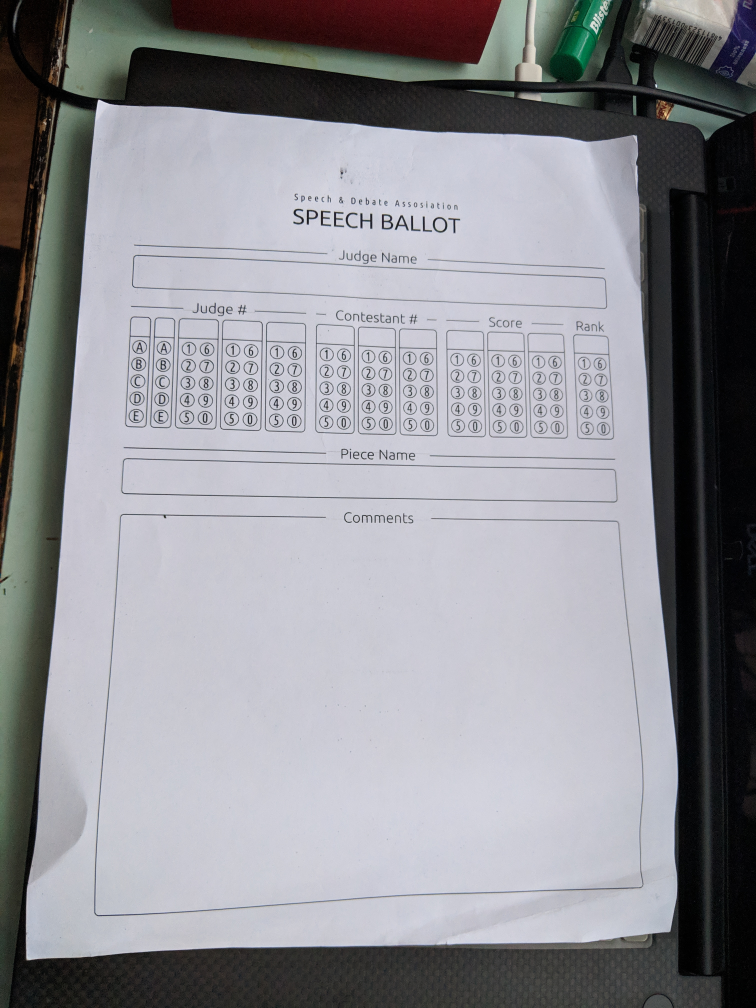
#> input picture images/2.jpg, 3024 x 4032 px (shown at 1/4 size)
$ python ocr.py --image images/2.jpg
#> lines starting #> are read from the running program, lines starting #| are printed output that depends on the picture; after the words box and inside, x2 and y2 are one past the last pixel; in counts of white or black regions, pixels touching at a corner belong together
import cv2
import pytesseract
from PIL import Image
import os
import argparse

arg = argparse.ArgumentParser()
arg.add_argument('-i' , '--image' , required=True)
arg.add_argument('-p' , '--preprocess' , type = str , default='thresh')
args = vars(arg.parse_args())

img = cv2.imread(args['image'])
#> img is the input picture: shape (4032, 3024, 3); mean B, G, R 148.6, 143.2, 143
gray = cv2.cvtColor(img , cv2.COLOR_BGR2GRAY)
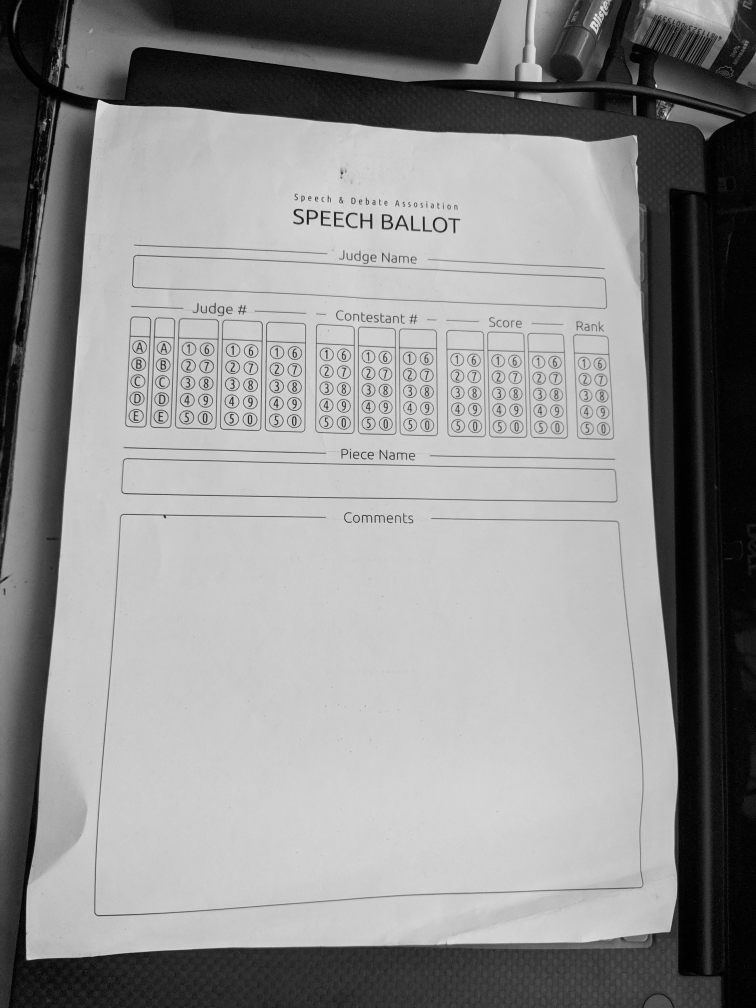
#> gray: shape (4032, 3024) (shown at 1/4 size); min 0, max 255, mean 143.7

if args['preprocess']=='thresh':
    gray = cv2.threshold(gray ,0 , 255 , cv2.THRESH_BINARY | cv2.THRESH_OTSU)[1]
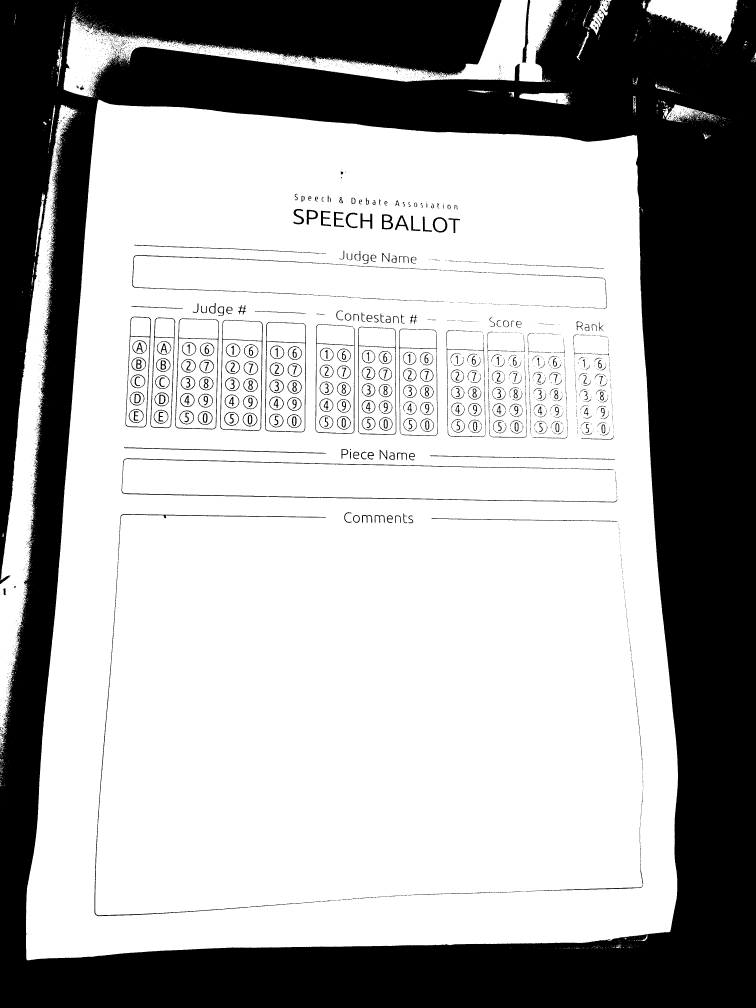
#> gray: shape (4032, 3024) (shown at 1/4 size); 66.5% white; 3768 black regions (3216 under 20 px), largest, box (x1, y1, x2, y2) and area: (0, 0, 3024, 4032) 3913411, (486, 1833, 2469, 2010) 9796, (377, 2243, 1002, 3665) 4854
elif args['preprocess']=='blur':
    gray = cv2.medianBlur(gray , 3)

filename = '{}.png'.format(os.getpid())
cv2.imwrite(filename , gray)

#> (the run stopped early here; a loop or call above may not have finished)
